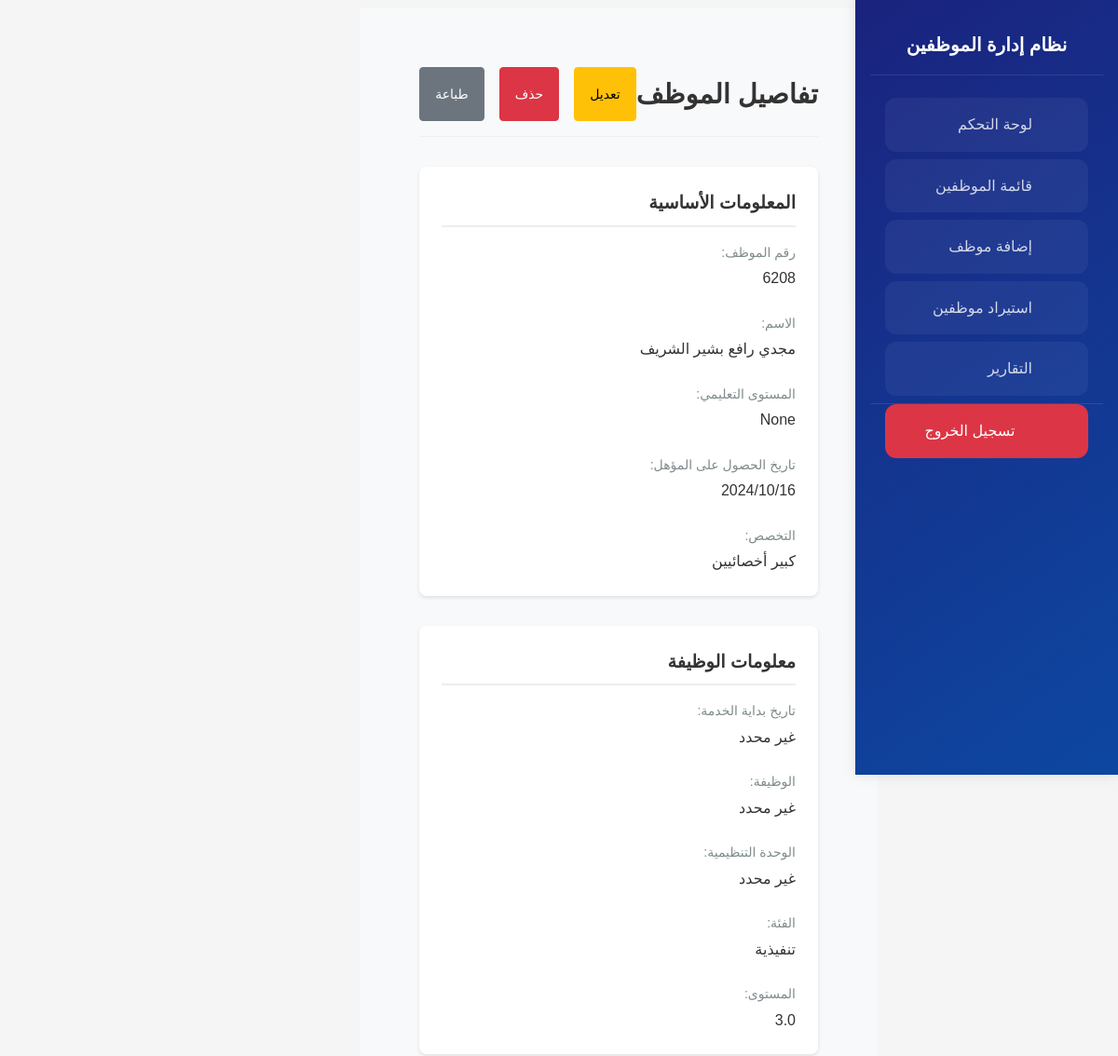
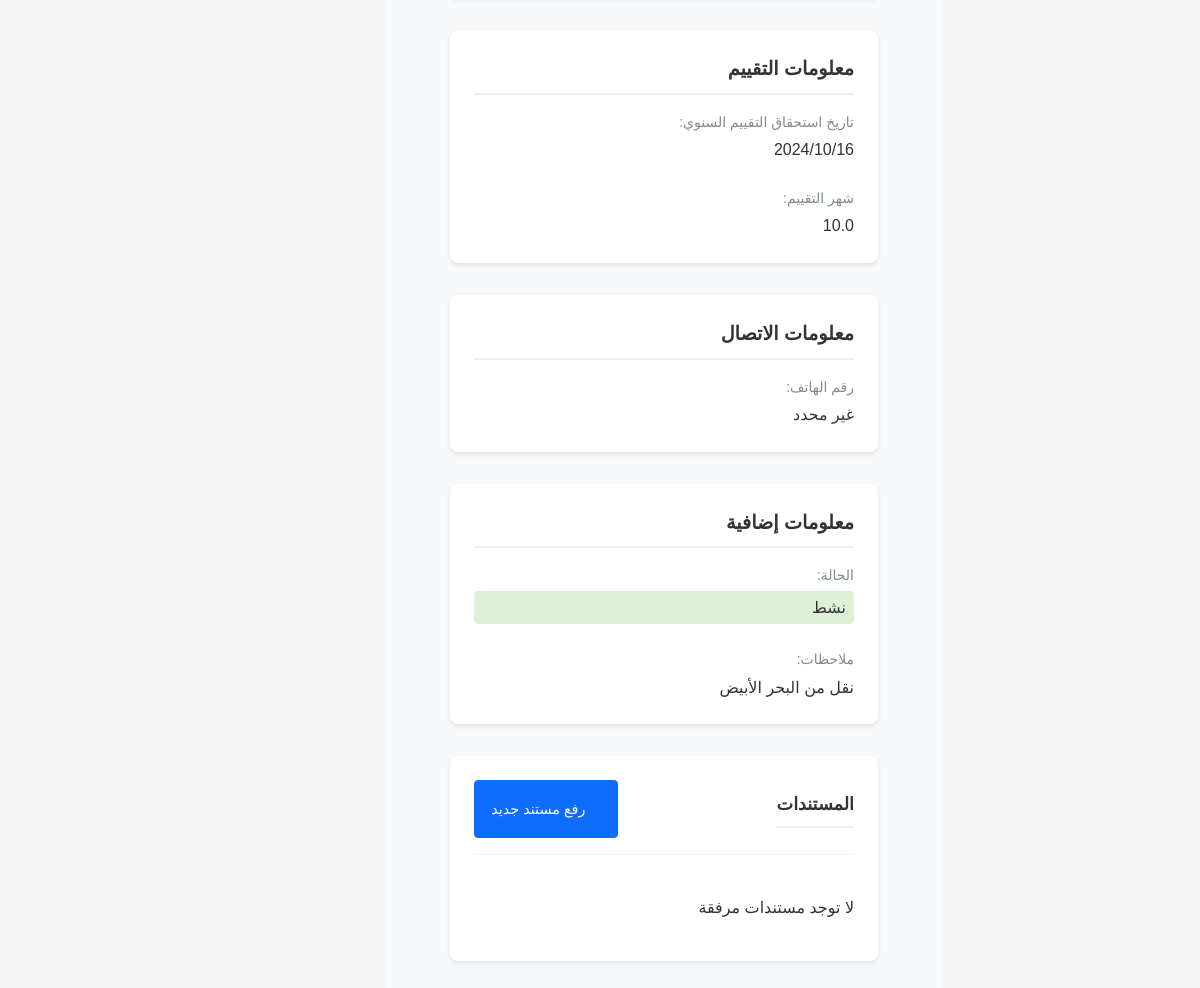
The page /employee/796/ (signed in) on the database its author committed (2 pictures, top to bottom).
### myapp/models.py (models this page shows, shortened)
class Employee(models.Model):
    STATUS_CHOICES = [
        ('active', 'نشط'),
        ('inactive', 'غير نشط'),
        ('on_leave', 'في إجازة'),
    ]
    employee_number = models.CharField(max_length=20, verbose_name="رقم الموظف", unique=True)
    name = models.CharField(max_length=200, verbose_name="الاسم")
    educational_level = models.CharField(max_length=100, verbose_name="المستوى التعليمي", null=True, blank=True)
    education_date = models.DateField(verbose_name="تاريخ المؤهل", null=True, blank=True)
    specialization = models.CharField(max_length=100, verbose_name="التخصص", null=True, blank=True)
    position = models.CharField(max_length=100, verbose_name="الوظيفة", null=True, blank=True)
    organizational_unit = models.CharField(max_length=100, verbose_name="الوحدة التنظيمية", null=True, blank=True)
    job_class = models.CharField(max_length=100, verbose_name="الفئة", null=True, blank=True)
    level = models.CharField(max_length=50, verbose_name="المستوى", null=True, blank=True)
    evaluation_date = models.DateField(verbose_name="تاريخ التقييم", null=True, blank=True)
    evaluation_month = models.CharField(max_length=50, verbose_name="شهر التقييم", null=True, blank=True)
    phone = models.CharField(max_length=20, verbose_name="رقم الهاتف", null=True, blank=True)
    notes = models.TextField(verbose_name="ملاحظات", null=True, blank=True)
    status = models.CharField(max_length=20, choices=STATUS_CHOICES, default='active', verbose_name="الحالة")
    created_at = models.DateTimeField(auto_now_add=True)
    updated_at = models.DateTimeField(auto_now=True)
    class Meta:
        verbose_name = "موظف"
        verbose_name_plural = "الموظفين"
        ordering = ['name']

### myapp/views.py (the view)
# urls.py: path('employee/<int:employee_id>/', views.employee_detail, name='employee_detail'),
@login_required
def employee_detail(request, employee_id):
    employee = get_object_or_404(Employee, id=employee_id)
    document_form = DocumentUploadForm()
    context = {
        'employee': employee,
        'document_form': document_form
    }
    return render(request, 'employee_detail.html', context)

### myapp/templates/employee_detail.html (shortened to what this page needs)
{% extends 'base.html' %}
{% load static %}
{% block content %}
<div class="employee-detail-container">
    <header class="detail-header">
        <h2>تفاصيل الموظف</h2>
        <div class="header-actions">
            <a href="{% url 'edit_employee' employee.id %}" class="btn btn-warning">تعديل</a>
            <button class="btn btn-danger" onclick="deleteEmployee({{ employee.id }})">حذف</button>
            <button class="btn btn-secondary" onclick="window.print()">طباعة</button>
        </div>
    </header>
    <div class="detail-content">
        <div class="detail-section">
            <h3>المعلومات الأساسية</h3>
            <div class="detail-grid">
                <div class="detail-item">
                    <span class="label">رقم الموظف:</span>
                    <span class="value">{{ employee.employee_number }}</span>
                </div>
                <div class="detail-item">
                    <span class="label">الاسم:</span>
                    <span class="value">{{ employee.name }}</span>
                </div>
                <div class="detail-item">
                    <span class="label">المستوى التعليمي:</span>
                    <span class="value">{{ employee.educational_level }}</span>
                </div>
                <div class="detail-item">
                    <span class="label">تاريخ الحصول على المؤهل:</span>
                    <span class="value">{{ employee.education_date|date:"Y/m/d"|default:"غير محدد" }}</span>
                </div>
                <div class="detail-item">
                    <span class="label">التخصص:</span>
                    <span class="value">{{ employee.specialization }}</span>
                </div>
            </div>
        </div>
        <div class="detail-section">
            <h3>معلومات الوظيفة</h3>
            <div class="detail-grid">
                <div class="detail-item">
                    <span class="label">تاريخ بداية الخدمة:</span>
                    <span class="value">{{ employee.start_date|date:"Y/m/d"|default:"غير محدد" }}</span>
                </div>
                <div class="detail-item">
                    <span class="label">الوظيفة:</span>
                    <span class="value">{{ employee.position }}</span>
                </div>
                <div class="detail-item">
                    <span class="label">الوحدة التنظيمية:</span>
                    <span class="value">{{ employee.organizational_unit }}</span>
                </div>
                <div class="detail-item">
                    <span class="label">الفئة:</span>
                    <span class="value">{{ employee.job_class }}</span>
                </div>
                <div class="detail-item">
                    <span class="label">المستوى:</span>
                    <span class="value">{{ employee.level }}</span>
                </div>
            </div>
        </div>
        <div class="detail-section">
            <h3>معلومات التقييم</h3>
            <div class="detail-grid">
                <div class="detail-item">
                    <span class="label">تاريخ استحقاق التقييم السنوي:</span>
                    <span class="value">{{ employee.evaluation_date|date:"Y/m/d"|default:"غير محدد" }}</span>
                </div>
                <div class="detail-item">
                    <span class="label">شهر التقييم:</span>
                    <span class="value">{{ employee.evaluation_month }}</span>
                </div>
            </div>
        </div>
        <div class="detail-section">
            <h3>معلومات الاتصال</h3>
            <div class="detail-grid">
                <div class="detail-item">
                    <span class="label">رقم الهاتف:</span>
                    <span class="value">{{ employee.phone|default:"غير محدد" }}</span>
                </div>
            </div>
        </div>
        <div class="detail-section">
            <h3>معلومات إضافية</h3>
            <div class="detail-grid">
                <div class="detail-item">
                    <span class="label">الحالة:</span>
                    <span class="value status-badge status-{{ employee.status }}">
                        {{ employee.get_status_display }}
                    </span>
                </div>
                <div class="detail-item full-width">
                    <span class="label">ملاحظات:</span>
                    <span class="value">{{ employee.notes|default:"لا توجد ملاحظات" }}</span>
                </div>
            </div>
        </div>
        <div class="detail-section">
            <div class="section-header d-flex justify-content-between align-items-center">
                <h3>المستندات</h3>
                <a href="{% url 'upload_document' employee.id %}" class="btn btn-primary">
                    رفع مستند جديد
                </a>
            </div>
            <div class="documents-list">
                {% if employee.documents.exists %}
                    {% for doc in employee.documents.all %}
                    <div class="document-item">
                        <span class="document-title">{{ doc.title }}</span>
                        <div class="document-actions">
                            <a href="{{ doc.document.url }}" class="btn btn-sm btn-info" target="_blank">
                                <i class="fas fa-eye"></i>
                                عرض
                            </a>
                            <button class="btn btn-sm btn-danger" onclick="deleteDocument({{ doc.id }})">
                                <i class="fas fa-trash"></i>
                                حذف
                            </button>
                        </div>
                    </div>
                    {% endfor %}
                {% else %}
                    <p class="text-muted">لا توجد مستندات مرفقة</p>
                {% endif %}
            </div>
        </div>
    </div>
</div>
{% endblock %}

### myapp/static/css/style.css (style rules this page uses)
:root { --primary: #003366; --primary-light: #004d99; --primary-dark: #002233; --accent: #007BFF; --success: #28A745; --danger: #DC3545; --warning: #FFC107; --info: #17A2B8; --light: #F5F5F5; --dark: #333333; --white: #FFFFFF; --hover-bg: #CCE7FF; --shadow: 0 4px 8px rgba(0, 0, 0, 0.1); --transition: all 0.3s ease-in-out; }
body { font-family: 'Cairo', sans-serif; background-color: var(--light); color: var(--dark); line-height: 1.6; font-size: 16px; }
.btn { padding: 0.75rem 1.5rem; border-radius: 8px; font-weight: 500; transition: var(--transition); border: none; cursor: pointer; display: inline-flex; align-items: center; justify-content: center; gap: 0.5rem; min-height: 40px; }
.btn-primary { background: var(--primary); color: var(--white); }
.status-active { background-color: rgba(40, 167, 69, 0.1); color: var(--success); padding: 0.25rem 0.75rem; border-radius: 50px; font-weight: 500; }
.btn { padding: 0.75rem 1.5rem; border-radius: 8px; font-weight: 500; transition: all 0.3s ease; display: inline-flex; align-items: center; justify-content: center; gap: 0.5rem; }
.btn-primary { background: var(--primary); border: none; }
.btn { padding: 0.75rem 1.5rem; border-radius: 8px; font-weight: 500; transition: all 0.3s ease; }
.detail-header { display: flex; justify-content: space-between; align-items: center; margin-bottom: 2rem; padding-bottom: 1rem; border-bottom: 1px solid #eee; }
.detail-header h2 { margin: 0; color: var(--dark); }
.status-badge { display: inline-block; padding: 0.25rem 0.75rem; border-radius: 50px; font-size: 0.875rem; font-weight: 500; }
.status-active { background-color: #dff0d8; color: #3c763d; }
.documents-list { margin-top: 1rem; }
.btn { padding: 0.5rem 1rem; border-radius: 4px; border: none; cursor: pointer; font-size: 0.875rem; text-decoration: none; transition: background-color 0.2s; }
.btn-primary { background-color: var(--primary); color: white; }
.btn-secondary { background-color: #6c757d; color: white; }
.btn-danger { background-color: #dc3545; color: white; }
.employee-detail-container { padding: 2rem; max-width: 1200px; margin: 0 auto; }
.detail-header { display: flex; justify-content: space-between; align-items: center; margin-bottom: 2rem; }
.detail-header h2 { color: var(--dark); font-size: 1.8rem; margin: 0; }
.header-actions { display: flex; gap: 1rem; }
.detail-section { background: white; border-radius: 8px; padding: 1.5rem; margin-bottom: 2rem; box-shadow: 0 2px 4px rgba(0,0,0,0.1); }
.detail-section h3 { color: var(--dark); font-size: 1.2rem; margin: 0 0 1rem 0; padding-bottom: 0.5rem; border-bottom: 2px solid #eee; }
.detail-grid { display: grid; grid-template-columns: repeat(auto-fit, minmax(300px, 1fr)); gap: 1.5rem; }
.detail-item { display: flex; flex-direction: column; }
.detail-item.full-width { grid-column: 1 / -1; }
.detail-item .label { color: #7f8c8d; font-size: 0.875rem; margin-bottom: 0.25rem; }
.detail-item .value { color: var(--dark); font-size: 1rem; font-weight: 500; }
.documents-list { display: grid; gap: 1rem; }
.section-header { margin-bottom: 1rem; padding-bottom: 1rem; border-bottom: 1px solid var(--light); }
.section-header .btn { padding: 0.5rem 1rem; font-size: 0.9rem; }
.btn { display: inline-flex; align-items: center; justify-content: center; padding: 0.5rem 1rem; font-size: 0.875rem; line-height: 1.5; border-radius: 0.25rem; transition: all 0.15s ease-in-out; text-decoration: none; cursor: pointer; gap: 0.5rem; }
.btn-primary { color: #fff; background-color: #0d6efd; border: 1px solid #0d6efd; }
.btn-danger { color: #fff; background-color: #dc3545; border: 1px solid #dc3545; }
.btn-warning { color: #000; background-color: #ffc107; border: 1px solid #ffc107; }
.btn-secondary { color: #fff; background-color: #6c757d; border: 1px solid #6c757d; }
.status-badge { display: inline-block; padding: 0.25rem 0.5rem; border-radius: 0.25rem; font-size: 0.875rem; font-weight: 500; }
.section-header { display: flex; justify-content: space-between; align-items: center; margin-bottom: 1.5rem; }
.section-header h3 { font-size: 1.1rem; font-weight: 600; color: #333; margin: 0; }

### rows shown on the page
Employee: employee_number "6208", name "مجدي رافع بشير الشريف", educational_level "None", education_date "2024/10/16", specialization "كبير أخصائيين", position "غير محدد", organizational_unit "غير محدد", job_class "تنفيذية", level "3.0", evaluation_date "2024/10/16", evaluation_month "10.0", phone "غير محدد", status "نشط", notes "نقل من البحر الأبيض"

### other values the page prints
{{ employee.start_date|date:"Y/m/d"|default:"غير محدد" }} "غير محدد"
